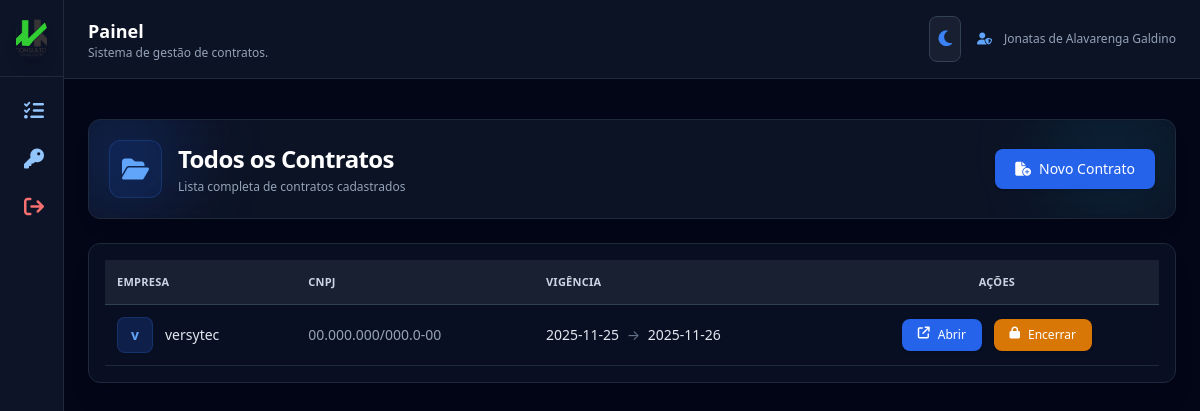
/contracts (signed in), run on an earlier commit of the app's database.
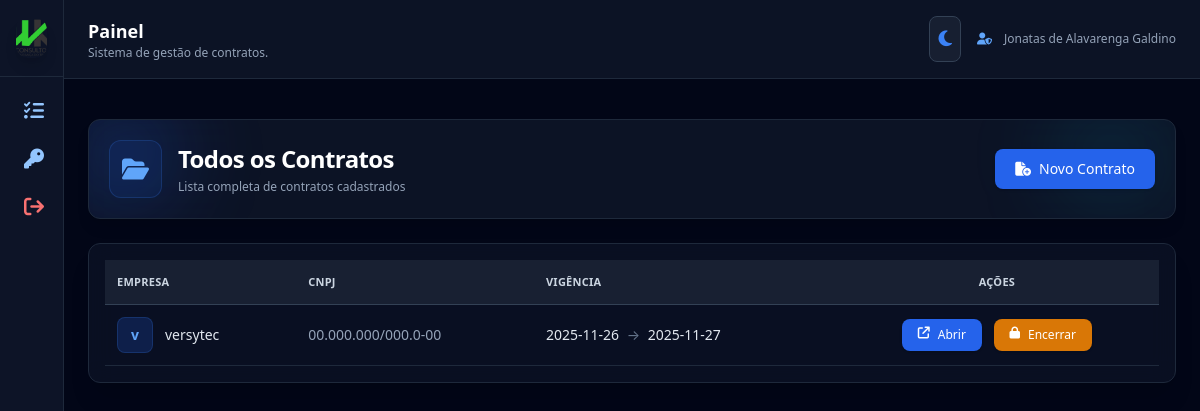
And on a later commit of the database.
### app.py (models this page shows, shortened)
class User(UserMixin, db.Model):
    id = db.Column(db.Integer, primary_key=True)
    name = db.Column(db.String(120))
    email = db.Column(db.String(120), unique=True)
    password = db.Column(db.String(255))
    role = db.Column(db.String(20))  # admin / colaborador

class Contract(db.Model):
    id = db.Column(db.Integer, primary_key=True)
    company_id = db.Column(db.Integer, db.ForeignKey("company.id"))
    description = db.Column(db.Text)
    start_date = db.Column(db.String(20))
    end_date = db.Column(db.String(20))
    status = db.Column(db.String(20), default="ativo")
    company = db.relationship("Company")

class Company(db.Model):
    id = db.Column(db.Integer, primary_key=True)
    name = db.Column(db.String(120))
    cnpj = db.Column(db.String(20))
    created_at = db.Column(db.DateTime, default=datetime.utcnow)
    active = db.Column(db.Boolean, default=True)

### app.py (the view)
@app.route("/contracts")
@login_required
def lista_contratos():
    contracts = Contract.query.all()
    return render_template("contracts.html", contracts=contracts)

### app.py (called while the page is built, shortened)
@login_manager.user_loader
def load_user(user_id):
    return User.query.get(int(user_id))

@app.before_request
def criar_admin_automatico():
    admin = User.query.filter_by(email="admin@admin.com").first()

### templates/contracts.html (shortened to what this page needs)
{% extends "base.html" %}
{% block content %}
<section class="mb-6 relative">
  <div class="rounded-xl p-5
              bg-white/60 dark:bg-slate-900/80
              shadow-lg
              border border-slate-300 dark:border-slate-800
              backdrop-blur-xl overflow-hidden relative">
    <div class="absolute -top-8 -left-8 w-32 h-32
                bg-blue-400/10 dark:bg-blue-600/20
                blur-2xl rounded-full"></div>
    <div class="relative flex items-center justify-between">
      <div class="flex items-center gap-4">
        <div class="p-3
                    bg-blue-500/10 dark:bg-blue-600/10
                    rounded-xl border
                    border-blue-300/40 dark:border-blue-500/20">
          <i class="fa-solid fa-folder-open
                    text-blue-600 dark:text-blue-400
                    text-2xl"></i>
        </div>
        <div>
          <h1 class="text-2xl font-bold
                     text-slate-800 dark:text-white tracking-tight">
            Todos os Contratos
          </h1>
          <p class="text-xs mt-1
                     text-slate-600 dark:text-slate-400">
            Lista completa de contratos cadastrados
          </p>
        </div>
      </div>
      <button onclick="abrirModalContrato()"
        class="px-5 py-2.5
               bg-blue-600 hover:bg-blue-700 text-white
               rounded-lg shadow flex items-center gap-2 text-sm transition">
        <i class="fa-solid fa-file-circle-plus"></i> Novo Contrato
      </button>
    </div>
  </div>
</section>
<div class="rounded-xl shadow-xl border
            border-slate-300 dark:border-slate-800
            bg-white/70 dark:bg-slate-900/60
            backdrop-blur-md p-4">
  <table class="w-full text-sm">
    <thead class="bg-slate-200 dark:bg-slate-800/70
                  text-slate-700 dark:text-slate-300
                  text-[11px] uppercase tracking-wide
                  border-b border-slate-400 dark:border-slate-700">
      <tr>
        <th class="p-3 text-left">Empresa</th>
        <th class="p-3 text-left">CNPJ</th>
        <th class="p-3 text-left">Vigência</th>
        <th class="p-3 text-center">Ações</th>
      </tr>
    </thead>
    <tbody class="text-slate-700 dark:text-slate-200">
      {% for c in contracts %}
      <tr class="border-b
                 border-slate-300 dark:border-slate-800
                 hover:bg-slate-100 dark:hover:bg-slate-800/40
                 transition
                 {% if c.status == 'encerrado' %} bg-red-50 dark:bg-red-900/20 {% endif %}">
        <td class="p-3 flex items-center gap-3 font-medium">
          <div class="w-9 h-9
                      bg-blue-500/10 dark:bg-blue-600/20
                      text-blue-700 dark:text-blue-400
                      rounded-lg flex items-center justify-center
                      font-bold border
                      border-blue-300/40 dark:border-blue-500/20
                      text-sm">
            {{ c.company.name[0] }}
          </div>
          <div class="flex flex-col">
            {{ c.company.name }}
          </div>
        </td>
        <td class="p-3 text-slate-600 dark:text-slate-400 text-sm">
          {{ c.company.cnpj }}
        </td>
        <td class="p-3">
          <span class="font-medium text-slate-800 dark:text-slate-200">
            {{ c.start_date }}
          </span>
          <span class="text-slate-500 px-1">→</span>
          <span class="font-medium text-slate-800 dark:text-slate-200">
            {{ c.end_date }}
          </span>
        </td>
        <td class="p-3 space-x-2 text-center">
          <a href="/contract/{{ c.id }}"
            class="px-4 py-2 bg-blue-600 hover:bg-blue-700
                   text-white text-xs rounded-lg shadow inline-flex gap-2 transition">
            <i class="fa-solid fa-arrow-up-right-from-square"></i> Abrir
          </a>
          {% if c.status == 'ativo' %}
          <button onclick="abrirModalEncerrar({{ c.id }})"
            class="px-4 py-2 bg-amber-600 hover:bg-amber-700
                   text-white text-xs rounded-lg shadow inline-flex gap-2 transition">
            <i class="fa-solid fa-lock"></i> Encerrar
          </button>
          {% endif %}
        </td>
      </tr>
      {% endfor %}
    </tbody>
  </table>
</div>
{% endblock %}

### templates/base.html (shortened to what this page needs)
<!doctype html>
<html lang="pt-BR" class="h-full">
<head>
  <script src="https://cdn.tailwindcss.com"></script>
  <link rel="stylesheet"
        href="https://cdnjs.cloudflare.com/ajax/libs/font-awesome/6.5.0/css/all.min.css"/>
</head>
<body class="h-full
             bg-slate-100 text-slate-800
             dark:bg-slate-950 dark:text-slate-100
             transition-colors duration-300">
<div class="min-h-screen flex">
  <aside
    class="group fixed top-0 left-0 h-full
           bg-white/90 border-r border-slate-200
           dark:bg-slate-900/90 dark:border-slate-800
           flex flex-col transition-all duration-300
           w-16 hover:w-56 overflow-hidden z-50">
      <div class="p-4 border-b
                  border-slate-200 dark:border-slate-800
                  flex items-center gap-3">
          <img src="{{ url_for('static', filename='logo.png') }}"
               class="w-10 h-10 rounded-xl object-cover shadow-lg">
      </div>
      <nav class="flex-1 p-3 space-y-1 text-sm">
        {% if current_user.is_authenticated %}
        {% if current_user.role == 'admin' %}
        <a href="{{ url_for('dashboard') }}"
           class="flex items-center gap-3 px-3 py-2 rounded-lg
                  hover:bg-slate-200 dark:hover:bg-slate-800/80
                  transition">
          <i class="fa-solid fa-gauge-high text-blue-500 dark:text-blue-400 text-xl"></i>
          <span class="opacity-0 group-hover:opacity-100 transition duration-300 whitespace-nowrap">
            Dashboard
          </span>
        </a>
        <p class="text-[11px] mt-5 ml-3 font-semibold tracking-wide
                  opacity-0 group-hover:opacity-100 transition duration-300
                  text-slate-500 dark:text-slate-500">
          Administração
        </p>
        <a href="/contracts"
           class="flex items-center gap-3 px-3 py-2 rounded-lg
                  hover:bg-slate-200 dark:hover:bg-slate-800/80
                  transition">
          <i class="fa-regular fa-folder-open text-blue-500 dark:text-blue-300 text-xl"></i>
          <span class="opacity-0 group-hover:opacity-100 transition duration-300 whitespace-nowrap">
            Contratos
          </span>
        </a>
        <a href="/atividades"
           class="flex items-center gap-3 px-3 py-2 rounded-lg
                  hover:bg-slate-200 dark:hover:bg-slate-800/80
                  transition">
          <i class="fa-solid fa-list-check text-blue-500 dark:text-blue-300 text-xl"></i>
          <span class="opacity-0 group-hover:opacity-100 transition duration-300 whitespace-nowrap">
            Atividades
          </span>
        </a>
        <a href="/colaboradores"
           class="flex items-center gap-3 px-3 py-2 rounded-lg
                  hover:bg-slate-200 dark:hover:bg-slate-800/80
                  transition">
          <i class="fa-solid fa-users text-blue-500 dark:text-blue-300 text-xl"></i>
          <span class="opacity-0 group-hover:opacity-100 transition duration-300 whitespace-nowrap">
            Colaboradores
          </span>
        </a>
        <p class="text-[11px] mt-4 ml-3 font-semibold tracking-wide
                  opacity-0 group-hover:opacity-100 transition duration-300
                  text-slate-500 dark:text-slate-500">
          Configurações
        </p>
        <a href="/administradores"
           class="flex items-center gap-3 px-3 py-2 rounded-lg
                  hover:bg-slate-200 dark:hover:bg-slate-800/80
                  transition">
          <i class="fa-solid fa-user-shield text-blue-500 dark:text-blue-300 text-xl"></i>
          <span class="opacity-0 group-hover:opacity-100 transition duration-300 whitespace-nowrap">
            Administradores
          </span>
        </a>
        {% else %}
        <a href="/painel-colaborador"
           class="flex items-center gap-3 px-3 py-2 rounded-lg
                  hover:bg-slate-200 dark:hover:bg-slate-800/80
                  transition">
          <i class="fa-solid fa-list-check text-blue-500 dark:text-blue-300 text-xl"></i>
        </a>
        <button onclick="abrirModalSenha()"
                class="w-full flex items-center gap-3 px-3 py-2 rounded-lg
                       hover:bg-slate-200 dark:hover:bg-slate-800/80
                       transition">
          <i class="fa-solid fa-key text-blue-500 dark:text-blue-300 text-xl"></i>
        </button>
        {% endif %}
        {% endif %}
        <a href="/logout"
           class="flex items-center gap-3 px-3 py-2 rounded-lg
                  hover:bg-red-100 dark:hover:bg-red-900/40
                  text-red-600 dark:text-red-400 mt-6 transition">
          <i class="fa-solid fa-arrow-right-from-bracket text-xl"></i>
        </a>
      </nav>
  </aside>
  <main class="flex-1 ml-16 group-hover:ml-56 transition-all duration-300">
    <header class="border-b
                   border-slate-200 dark:border-slate-800
                   bg-white/80 dark:bg-slate-900/80
                   backdrop-blur">
      <div class="max-w-7xl mx-auto px-6 py-4 flex items-center justify-between">
        <div>
          <h2 class="text-lg font-semibold
                     text-slate-800 dark:text-white">
            {{ page_title or 'Painel' }}
          </h2>
          <p class="text-xs
                    text-slate-600 dark:text-slate-400">
            Sistema de gestão de contratos.
          </p>
        </div>
        <div class="flex items-center gap-4">
          <button id="themeToggle"
                  class="p-2 rounded-lg border
                         border-slate-300 dark:border-slate-700
                         bg-white/80 dark:bg-slate-800/60
                         hover:bg-slate-100 dark:hover:bg-slate-700
                         transition">
            <i id="temaIcone" class="fa-solid fa-moon text-blue-500 text-lg"></i>
          </button>
          {% if current_user.is_authenticated %}
          <div class="flex items-center gap-3 text-xs
                      text-slate-600 dark:text-slate-400">
            <i class="fa-solid fa-user-shield text-blue-500 dark:text-blue-400"></i>
            {{ current_user.name }}
          </div>
          {% endif %}
        </div>
      </div>
    </header>
    <div class="max-w-7xl mx-auto px-6 pt-4">
    </div>
    <section class="max-w-7xl mx-auto px-6 py-6">
      {% block content %}{% endblock %}
    </section>
  </main>
</div>
</body>
</html>

### templates/base.html (style rules this page uses)
body { font-family: system-ui, -apple-system, BlinkMacSystemFont, "Inter", sans-serif; }

What changed in the data, as far as the page shows it:
changed Contract "versytec": start_date "2025-11-25" → "2025-11-26"; end_date "2025-11-26" → "2025-11-27"
